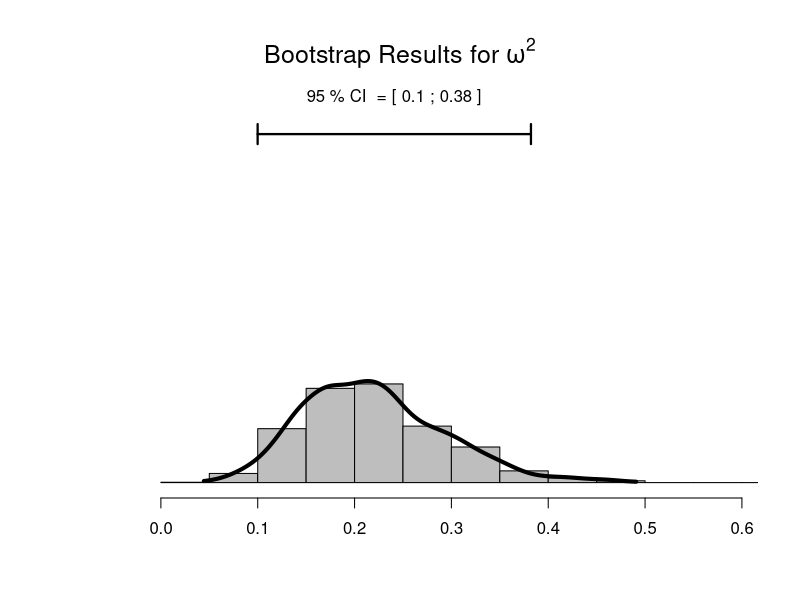

Write the R code that produced this figure. (Note: this script raises an error after producing the figure.)
###############################################################################
######################### BootstrapOmega.R ####################################
######################### Anna-Lena Schubert ##################################
#############anna-lena.schubert@psychologie.uni-heidelberg.de##################
###############################################################################

################################################################################
# Bootstrapping of Omega2 contains options for calculating Omega2 in between- 
# and in within-subject designs. Between-subject designs work for all factorial 
# designs; within-subject designs currently only work for one-factorial designs
################################################################################

################################################################################
# If you want to bootstrap by drawing a sub-group of the population, set the 
# percentage of data drawn per bootstrap iteration to a specific value (e.g., 
# 80 for 80 %) and replacement to FALSE.
# If you want to bootstrap by drawing with replacement, set the percentage of 
# data drawn per bootstrap to 1 and replacement to TRUE.
################################################################################

rm(list=ls()) 

## Install and load required R packages
#install.packages("afex")
#install.packages("tidyr")
#install.packages("dplyr")
#install.packages("ggplot2")
library(afex)
library(tidyr)
library(dplyr)
library(ggplot2)

###############################################################################
#### Omega2 for between-subject cases (works with all designs) ################
###############################################################################

# Simulate some between-subject data for demonstration
DV<-c(rnorm(20,mean=17,sd=3),rnorm(20,mean=15,sd=3),rnorm(20,mean=12, sd=3))
DV[DV>20]<-20
DV[DV<0]<-0
Subject<-factor(seq(1,60))
Condition<-c(rep("Condition1",20), rep("Condition2",20), rep("Condition3",20))
AllData<-data.frame(Subject,Condition, DV)

# Specify bootstrap parameters
nSamples <- 1000  # numer of bootstrap samples
nPerc <- 1 # percentage of data drawn per bootstrap iteration, set to 1 for sampling with replacement
CIWidth <- 0.95        # width of confidence interval
replace = TRUE # set to TRUE if sampling with replacement

# Calculate ANOVA
aov_ez("Subject", "DV", AllData,
       between = "Condition")

# Generalize data and run bootstrap for nSamples iterations
omegaSquared <- matrix(NA, nSamples,1)
for (i in 1:nSamples) {
  sampleData <- AllData[sample(unique(AllData$Subject), 
                               nPerc*length(unique(AllData$Subject)), 
                               replace = replace),]
  colnames(sampleData) = c("Subject", "Condition", "DV")
  sampleData$DV <- as.numeric(sampleData$DV)
  resultsANOVA <- aov_ez("Subject", "DV", sampleData,
                         between = "Condition")
  f_squared <- (resultsANOVA$anova_table$`num Df`*(resultsANOVA$anova_table$F-1))/length(sampleData$Subject)
  omegaSquared[i,1] <- f_squared/(1+f_squared) 
}

bootstrapResults <- as.data.frame(omegaSquared)
colnames(bootstrapResults) <- "omega2"
# Optional: Fix Omega2s < 0 to 0
# bootstrapResults$omega2[bootstrapResults$omega2 < 0] <- 0

# Plot distribution and calculate CI

CI <- quantile(bootstrapResults$omega2, probs = c((1-CIWidth)/2, 1-(1-CIWidth)/2))

y <- hist(bootstrapResults$omega2, freq = F, main = "", xlab = "", ylab = " ",
          xlim = c(min(bootstrapResults$omega2 - 0.1),max(bootstrapResults$omega2 + 0.1)), 
          breaks = seq(0,1,by = 0.05), 
          ylim = c(0,21), yaxt = "n", col = "grey")
lines(density(bootstrapResults$omega2, from = min((bootstrapResults$omega2)), 
              to = max(bootstrapResults$omega2)), lwd = 4)
arrows(x0 = CI[1], y0 = 19, x1 = CI[2], y1 = 19, angle = 90, length = 0.1, 
       code = 3, lwd = 2.2)
text(paste(CIWidth*100,"% CI  = [",round(CI[1],2),";",
           round(CI[2],2), "]"), x = mean(CI), y = 21, cex = 1)
mtext(expression("Bootstrap Results for" ~ omega^2), 
      side = 3, line = -3.6, outer = TRUE, 
      cex = 1.5)


###############################################################################
### Omega2 for within-subject cases (works only for one-factorial designs) ####
###############################################################################

# Simulate some within-subject data for demonstration
y1 <- rnorm(20, mean = 20, sd = 5)
y2 <- rnorm(20, mean = 30, sd = 5)
y1[y1 < 0] <- 0
y2[y2 < 0] <- 0
DV <- c(y1,y2)
Subject<-rep(seq(1,20),2)
Subject<-factor(Subject)
Condition <- c(rep("Condition1",20), rep("Condition2",20))
AllData <- data.frame(Subject,Condition,DV)
factorLevels <- length(unique(AllData$Condition))
AllData <- AllData %>% spread(key=Condition, value = DV)

# Specify bootstrap parameters
nSamples <- 1000  # numer of bootstrap samples
nPerc <- 1 # percentage of data drawn per bootstrap iteration, set to 1 for sampling with replacement
CIWidth <- 0.95        # width of confidence interval
replace = TRUE # set to TRUE if sampling with replacement

# Calculate ANOVA
sampleData <- expData %>% gather(Subject)
colnames(sampleData) = c("Subject", "Condition", "DV")
aov_ez("Subject", "DV", sampleData,
       within = "Condition")

# Generalize data and run bootstrap for nSamples iterations
omegaSquared <- matrix(NA, nSamples,1)
for (i in 1:nSamples) {
  sampleData <- AllData[sample(unique(AllData$Subject), 
                               nPerc*length(unique(AllData$Subject)), 
                               replace = replace),]
  sampleData$Subject <- seq(1,length(unique(AllData$Subject)))
  sampleData <- sampleData %>% gather(Subject)
  colnames(sampleData) = c("Subject", "Condition", "DV")
  sampleData$DV <- as.numeric(sampleData$DV)
  resultsANOVA <- aov_ez("Subject", "DV", sampleData,
                         within = "Condition")
  f_squared <- (resultsANOVA$anova_table$`num Df`*(resultsANOVA$anova_table$F-1))/(length(sampleData$Subject)*factorLevels)
  omegaSquared[i,1] <- f_squared/(1+f_squared) 
}

bootstrapResults <- as.data.frame(omegaSquared)
colnames(bootstrapResults) <- "omega2"
# Optional: Fix Omega2s < 0 to 0
# bootstrapResults$omega2[bootstrapResults$omega2 < 0] <- 0

# Plot distribution and calculate CI

CI <- quantile(bootstrapResults$omega2, probs = c((1-CIWidth)/2, 1-(1-CIWidth)/2))

y <- hist(bootstrapResults$omega2, freq = F, main = "", xlab = "", ylab = " ",
          xlim = c(min(bootstrapResults$omega2 - 0.1),max(bootstrapResults$omega2 + 0.1)), 
          breaks = seq(0,1,by = 0.05), 
          ylim = c(0,21), yaxt = "n", col = "grey")
lines(density(bootstrapResults$omega2, from = min((bootstrapResults$omega2)), 
              to = max(bootstrapResults$omega2)), lwd = 4)
arrows(x0 = CI[1], y0 = 19, x1 = CI[2], y1 = 19, angle = 90, length = 0.1, 
       code = 3, lwd = 2.2)
text(paste(CIWidth*100,"% CI  = [",round(CI[1],2),";",
           round(CI[2],2), "]"), x = mean(CI), y = 21, cex = 1)
mtext(expression("Bootstrap Results for" ~ omega^2), 
      side = 3, line = -3.6, outer = TRUE, 
      cex = 1.5)
